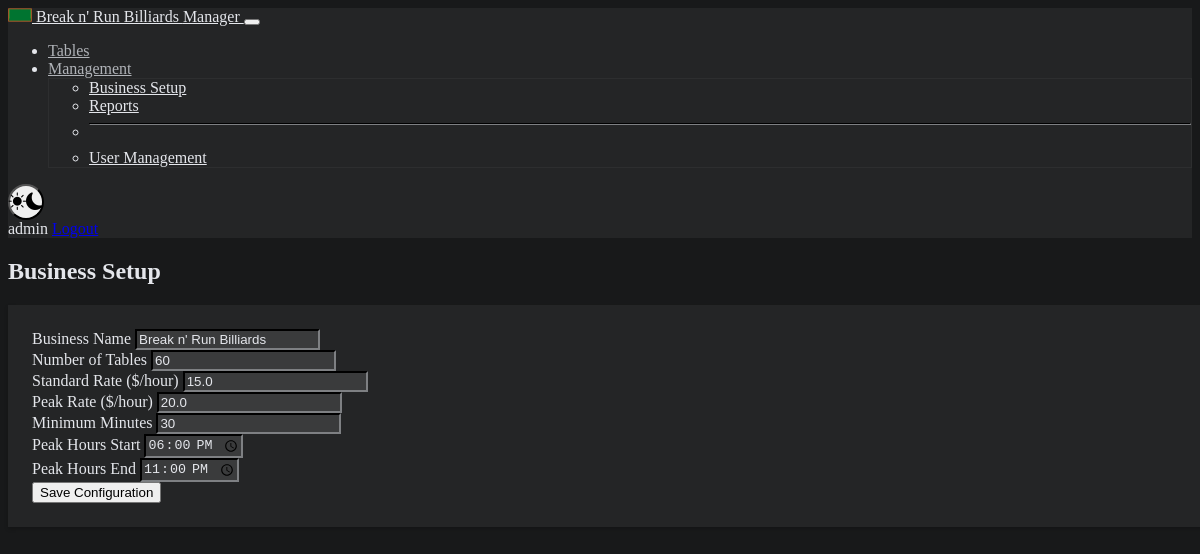
The app's page /setup (signed in), older data.
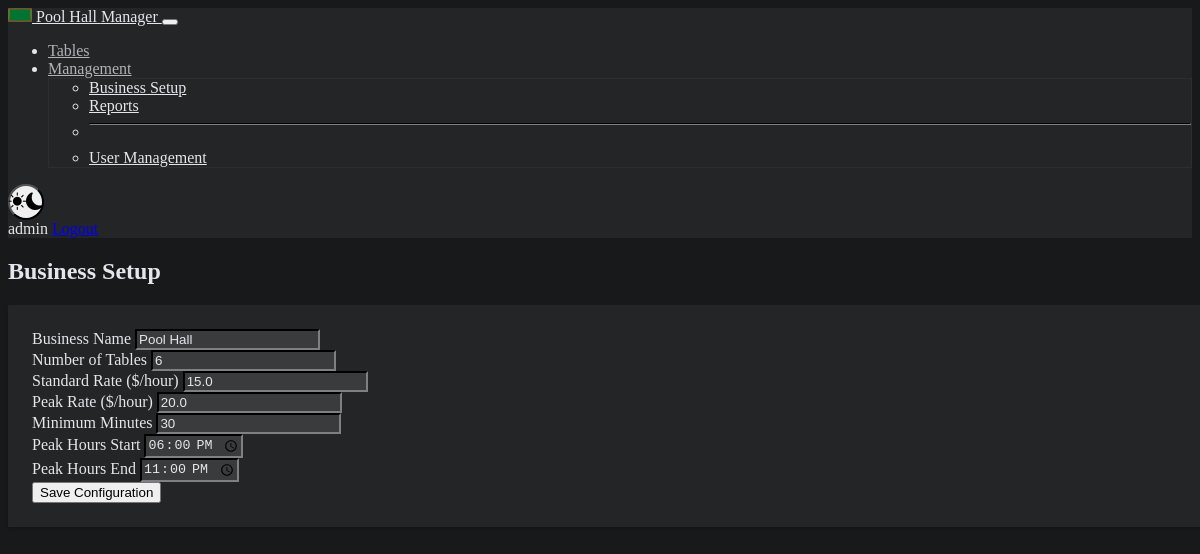
The same page, newer data.
### models.py (models this page shows, shortened)
class BusinessConfig(db.Model):
    id = db.Column(db.Integer, primary_key=True)
    business_name = db.Column(db.String(100), nullable=False)
    num_tables = db.Column(db.Integer, default=4)
    standard_rate = db.Column(db.Float, default=30.0)
    peak_rate = db.Column(db.Float, default=45.0)
    peak_start_time = db.Column(db.Time, default=datetime.strptime('17:00', '%H:%M').time())
    peak_end_time = db.Column(db.Time, default=datetime.strptime('22:00', '%H:%M').time())
    minimum_minutes = db.Column(db.Integer, default=30)
    last_updated = db.Column(db.DateTime, default=datetime.utcnow)
    updated_by_id = db.Column(db.Integer, db.ForeignKey('user.id'))

class User(UserMixin, db.Model):
    id = db.Column(db.Integer, primary_key=True)
    username = db.Column(db.String(80), unique=True, nullable=False)
    email = db.Column(db.String(120), unique=True, nullable=False)
    password_hash = db.Column(db.String(256))
    is_admin = db.Column(db.Boolean, default=False)
    created_at = db.Column(db.DateTime, default=datetime.utcnow)

### app.py (the view, shortened to what this page needs)
@app.route('/setup', methods=['GET', 'POST'])
@login_required
@admin_required
def setup():
    config = models.BusinessConfig.query.first()
    return render_template('setup.html', config=config)

### app.py (called while the page is built)
@login_manager.user_loader
def load_user(user_id):
    return models.User.query.get(int(user_id))

def admin_required(f):
    @wraps(f)
    def decorated_function(*args, **kwargs):
        if not current_user.is_authenticated or not current_user.is_admin:
            flash('You need administrator privileges to access this page.', 'error')
            return redirect(url_for('login'))
        return f(*args, **kwargs)
    return decorated_function

@app.context_processor
def inject_business_config():
    config = models.BusinessConfig.query.first()
    return dict(business_config=config)

### templates/setup.html (shortened to what this page needs)
{% extends "base.html" %}
{% block content %}
<div class="container">
    <h2 class="mb-4">Business Setup</h2>
    <div class="card">
        <div class="card-body">
            <form method="POST">
                <div class="row g-3">
                    <div class="col-md-6">
                        <label for="business_name" class="form-label">Business Name</label>
                        <input type="text" class="form-control" id="business_name" name="business_name"
                               value="{{ config.business_name if config else '' }}" required>
                    </div>
                    <div class="col-md-6">
                        <label for="num_tables" class="form-label">Number of Tables</label>
                        <input type="number" class="form-control" id="num_tables" name="num_tables"
                               value="{{ config.num_tables if config else 4 }}" min="1" required>
                    </div>
                    <div class="col-md-6">
                        <label for="standard_rate" class="form-label">Standard Rate ($/hour)</label>
                        <input type="number" class="form-control" id="standard_rate" name="standard_rate"
                               value="{{ config.standard_rate if config else 30.0 }}" step="0.01" min="0" required>
                    </div>
                    <div class="col-md-6">
                        <label for="peak_rate" class="form-label">Peak Rate ($/hour)</label>
                        <input type="number" class="form-control" id="peak_rate" name="peak_rate"
                               value="{{ config.peak_rate if config else 45.0 }}" step="0.01" min="0" required>
                    </div>
                    <div class="col-md-4">
                        <label for="minimum_minutes" class="form-label">Minimum Minutes</label>
                        <input type="number" class="form-control" id="minimum_minutes" name="minimum_minutes"
                               value="{{ config.minimum_minutes if config else 30 }}" min="1" required>
                    </div>
                    <div class="col-md-4">
                        <label for="peak_start_time" class="form-label">Peak Hours Start</label>
                        <input type="time" class="form-control" id="peak_start_time" name="peak_start_time"
                               value="{{ config.peak_start_time.strftime('%H:%M') if config and config.peak_start_time else '17:00' }}" required>
                    </div>
                    <div class="col-md-4">
                        <label for="peak_end_time" class="form-label">Peak Hours End</label>
                        <input type="time" class="form-control" id="peak_end_time" name="peak_end_time"
                               value="{{ config.peak_end_time.strftime('%H:%M') if config and config.peak_end_time else '22:00' }}" required>
                    </div>
                </div>
                <div class="mt-4">
                    <button type="submit" class="btn btn-primary">Save Configuration</button>
                </div>
            </form>
        </div>
    </div>
</div>
{% endblock %}

### templates/base.html (shortened to what this page needs)
<!DOCTYPE html>
<html lang="en" data-bs-theme="dark">
<head>
    <link rel="stylesheet" href="https://cdn.replit.com/agent/bootstrap-agent-dark-theme.min.css">
    <link rel="stylesheet" href="/static/css/custom.css">
    <link rel="stylesheet" href="https://cdn.jsdelivr.net/npm/bootstrap-icons@1.11.1/font/bootstrap-icons.css">
</head>
<body>
    <nav class="navbar navbar-expand-lg bg-body-tertiary">
        <div class="container">
            <a class="navbar-brand" href="/">
                {{ business_config.business_name if business_config else 'Pool Hall' }} Manager
            </a>
            <button class="navbar-toggler" type="button" data-bs-toggle="collapse" data-bs-target="#navbarContent">
            </button>
            <div class="collapse navbar-collapse" id="navbarContent">
                {% if current_user.is_authenticated %}
                    <ul class="navbar-nav me-auto mb-2 mb-lg-0">
                        <li class="nav-item">
                            <a class="nav-link" href="/">Tables</a>
                        </li>
                        {% if current_user.is_admin %}
                        <li class="nav-item dropdown">
                            <a class="nav-link dropdown-toggle" href="#" role="button" data-bs-toggle="dropdown">
                                Management
                            </a>
                            <ul class="dropdown-menu">
                                <li><a class="dropdown-item" href="/setup">Business Setup</a></li>
                                <li><a class="dropdown-item" href="/daily-report">Reports</a></li>
                                <li><hr class="dropdown-divider"></li>
                                <li><a class="dropdown-item" href="#">User Management</a></li>
                            </ul>
                        </li>
                        {% endif %}
                    </ul>
                    <div class="d-flex align-items-center">
                        <button class="btn btn-outline-secondary me-3" id="themeToggle">
                            <i class="bi bi-sun-fill theme-icon-light d-none"></i>
                            <i class="bi bi-moon-fill theme-icon-dark"></i>
                        </button>
                        <span class="navbar-text me-3 text-primary">{{ current_user.username }}</span>
                        <a href="/logout" class="btn btn-outline-primary">Logout</a>
                    </div>
                {% endif %}
            </div>
        </div>
    </nav>
    <div class="container mt-4">
        {% block content %}{% endblock %}
    </div>
</body>
</html>

### static/css/custom.css (style rules this page uses)
:root[data-bs-theme=dark] { --body-bg: #18191a; --card-bg: #242526; --nav-bg: #242526; --border-color: #2d2e2f; --text-color: #e4e6eb; --text-secondary: #b0b3b8; --input-bg: #3a3b3c; --input-color: #e4e6eb; --link-color: #4993dd; --link-hover: #64a6e8; --card-shadow: 0 2px 4px rgba(0,0,0,0.2); --card-hover-shadow: 0 4px 6px rgba(0,0,0,0.3); }
.navbar-brand { color: var(--text-color) !important; }
.nav-link { color: var(--text-secondary) !important; }
.dropdown-menu { background-color: var(--card-bg); border-color: var(--border-color); }
.dropdown-item { color: var(--text-color); }
.card { transition: all 0.3s ease-in-out; position: relative; background-color: var(--card-bg); border-color: var(--border-color); box-shadow: var(--card-shadow); padding: 0.75rem; width: 100%; }
.form-control { background-color: var(--input-bg); color: var(--input-color); border-color: var(--border-color); }
#themeToggle { padding: 0.4rem; border-radius: 50%; width: 36px; height: 36px; display: flex; align-items: center; justify-content: center; }
#themeToggle i { font-size: 1.1rem; }
body { background-color: var(--body-bg); color: var(--text-color); }
.navbar { background-color: var(--nav-bg) !important; }
.dropdown-menu { background-color: var(--card-bg); border: 1px solid var(--border-color); }
.dropdown-divider { border-color: var(--border-color); }
.card { background-color: var(--card-bg); border-color: var(--border-color); }
.card-body { color: var(--text-color); }
.card-body { padding: 0.75rem; }

Row changes from the older to the newer data that the page shows:
changed BusinessConfig: business_name "Break n' Run Billiards" → "Pool Hall"; num_tables "60" → "6"
